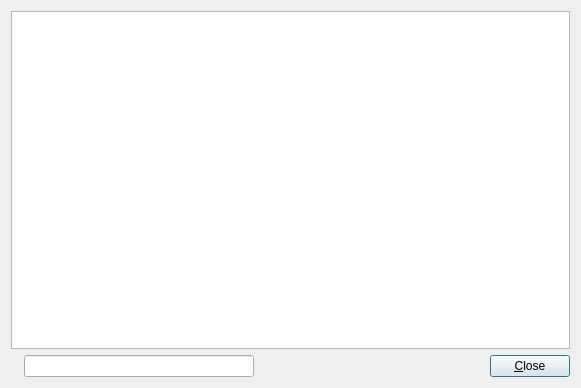
<?xml version="1.0" encoding="UTF-8"?>
<ui version="4.0">
 <class>QY2HelpDialog</class>
 <widget class="QDialog" name="QY2HelpDialog">
  <property name="geometry">
   <rect>
    <x>0</x>
    <y>0</y>
    <width>581</width>
    <height>388</height>
   </rect>
  </property>
  <property name="windowTitle">
   <string>Help</string>
  </property>
  <layout class="QVBoxLayout">
   <item>
    <layout class="QVBoxLayout">
     <item>
      <widget class="QTextBrowser" name="textBrowser"/>
     </item>
     <item>
      <layout class="QHBoxLayout">
       <item>
        <widget class="QLabel" name="label">
         <property name="text">
          <string/>
         </property>
        </widget>
       </item>
       <item>
        <widget class="QLineEdit" name="lineEdit"/>
       </item>
       <item>
        <spacer>
         <property name="orientation">
          <enum>Qt::Horizontal</enum>
         </property>
         <property name="sizeHint" stdset="0">
          <size>
           <width>40</width>
           <height>20</height>
          </size>
         </property>
        </spacer>
       </item>
       <item>
        <widget class="QPushButton" name="pushButton">
         <property name="text">
          <string>&amp;Close</string>
         </property>
        </widget>
       </item>
      </layout>
     </item>
    </layout>
   </item>
  </layout>
 </widget>
 <resources/>
 <connections>
  <connection>
   <sender>pushButton</sender>
   <signal>clicked()</signal>
   <receiver>QY2HelpDialog</receiver>
   <slot>accept()</slot>
   <hints>
    <hint type="sourcelabel">
     <x>371</x>
     <y>282</y>
    </hint>
    <hint type="destinationlabel">
     <x>289</x>
     <y>-15</y>
    </hint>
   </hints>
  </connection>
 </connections>
</ui>
